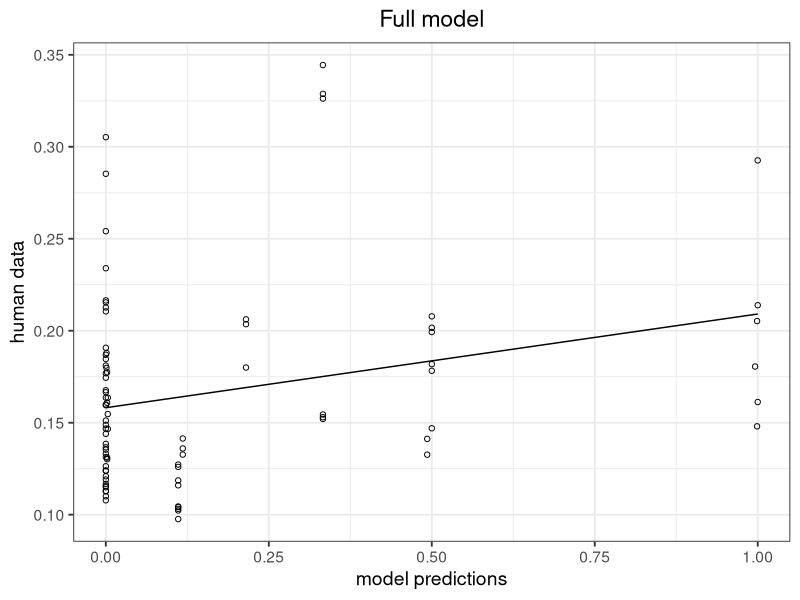
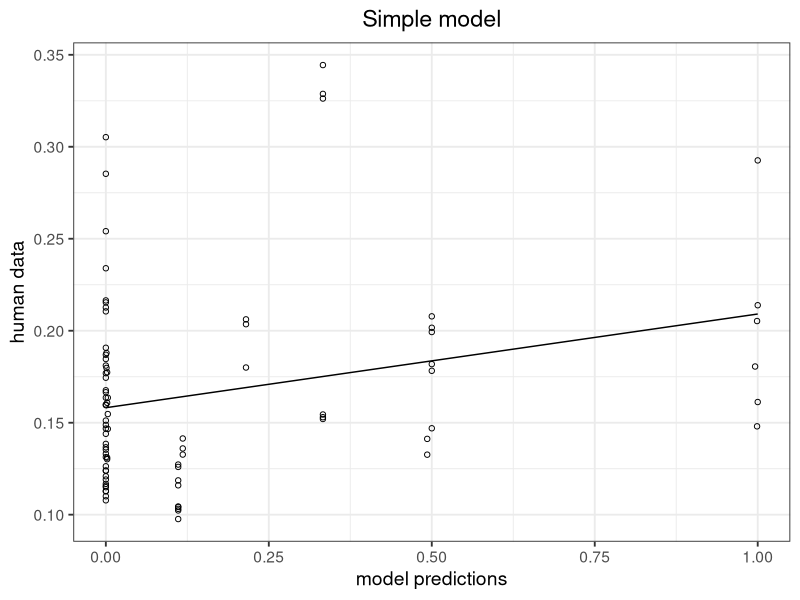
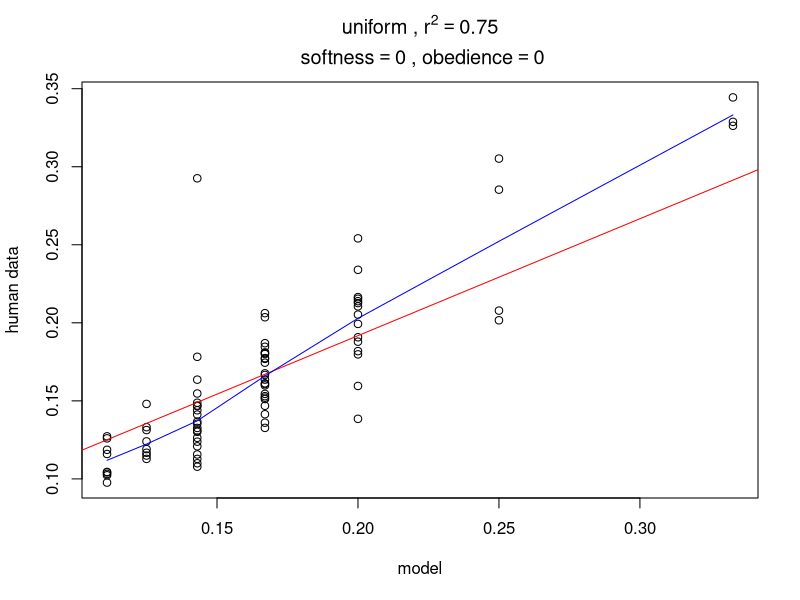
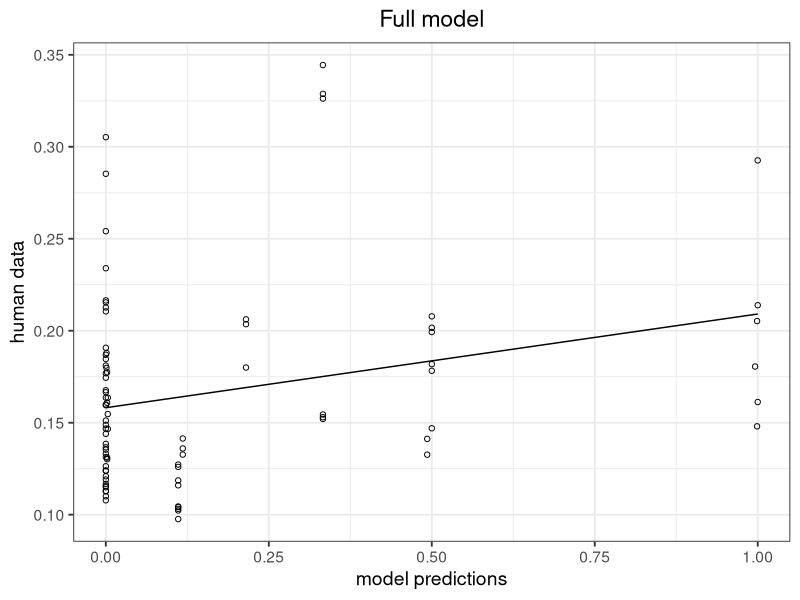
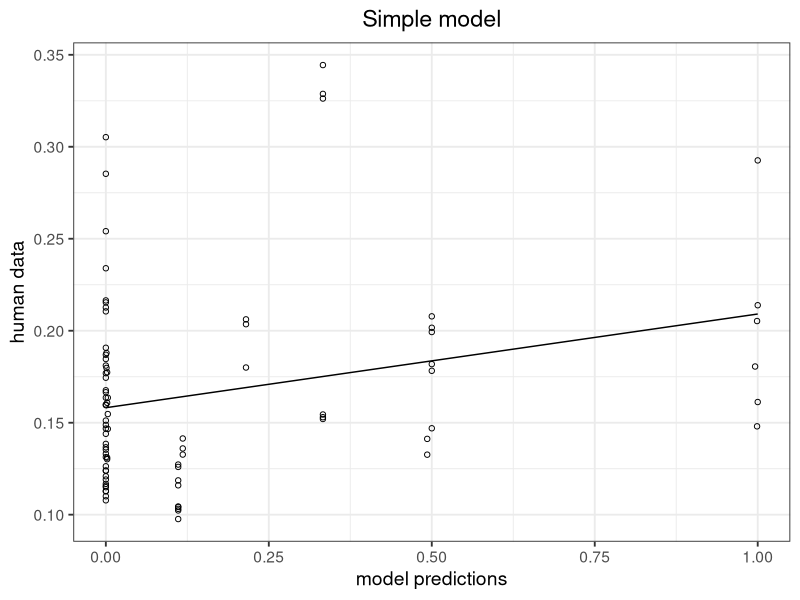
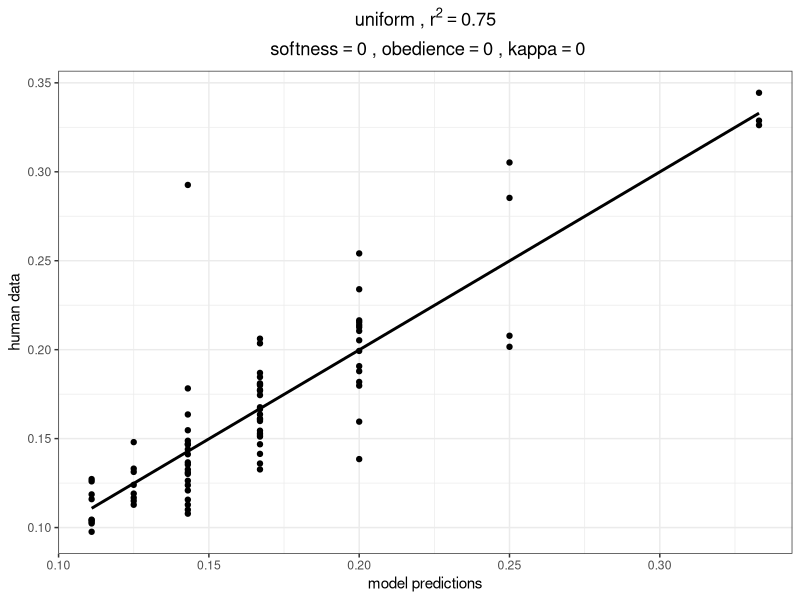

These figures' R source, in order:
library("dplyr")
library("ggplot2")

################################################## X 3 Utterance choice ##################################

# Import full csv table

setwd("~/Documents/GitHub/prior_inference/RSA_2019_08/X3_Plots")

full <- read.csv("for_scatterplots_x3_updated.csv")
head(full)

## See what models we have ##

stats <- full %>%
    group_by(softness,obedience, alpha, cross_validated, kl_factor,type, Nr) %>%
    summarise(n_occur = n())
ordered <- stats[order(stats$Nr),] # Sort the summary table
print.data.frame(ordered)

write.csv(ordered, file = "List_of_models_x3.csv")
##########################################################################################################

# Subset data for plotting. Fill in the template

# plotData <- subset(full, softness ==  & obedience ==  & cross_validated == " " & type == "") # for simple models
# plotData <- subset(full, softness ==  & obedience ==  & alpha == & cross_validated == " " & type == "") # for full models

# Softness, obedience, and alpha are numeric
# Cross_validated can be "yes" or "no"
# Type can be "simpleRSA" or "fullRSA" or "uniform"
# Nr is model number in the order they are listed in the scatterplot file. 

##########################################################################################################

### Subsets for figures in the paper. Pick one plotData subset, then run the define variables part
### Then generate the plot either with ggplot or a simple plot

# for m1
plotData <- subset(full, softness == 0 & obedience == 0 & 
                        kl_factor == 1 &
                          cross_validated == "no" & type == "fullRSA" & 
                          alpha == 1) 


r2 <- round((summary(lm(plotData$model~plotData$workerData))$r.squared), digits = 4)
softness <- unique(as.character(plotData$softness))
obedience <- unique(as.character(plotData$obedience))
type <- unique(as.character(plotData$type))
nr <- plotData$Nr[1]


figure <- ggplot(plotData, aes(x = model, y = workerData)) +
  geom_point(shape = 1) +
  stat_smooth(method = "lm",
              col = "black",
              se = FALSE,
              size = .5) +
  theme_bw(base_size = 14) +
  labs(title = "Full model")+
  #  labs(title = bquote(atop
  #                     (.(type) ~"," ~ r^2 == .(r2),
  #                       ~ "softness" == .(softness) ~ "," ~ "obedience" == .(obedience)
  #                     )))+
  ylab("human data")+
  xlab("model predictions") +
  theme(plot.title = element_text(hjust = 0.5))
print(figure)
ggsave(figure, height = 3, width = 3, units = "in", filename = paste("x3_m", nr,".pdf", sep=""))

model <- lm(formula = plotData$model~plotData$workerData)
summary(model)
confint(model)


# for m6
plotData <- subset(full, softness == "individually_opt" & obedience == "individually_opt" & 
                     kl_factor == "individually_opt" &
                     cross_validated == "no" & type == "fullRSA" & 
                     alpha == 1) 

# for m4
plotData <- subset(full, softness == 0 & obedience == "individually_opt" & 
                     kl_factor == "individually_opt" &
                     cross_validated == "no" & type == "fullRSA" & 
                     alpha == 1) 

# for m2
plotData <- subset(full, softness == "individually_opt" & obedience == 0 & 
                     kl_factor == 1 &
                     cross_validated == "no" & type == "fullRSA" & 
                     alpha == 1) 
# for m7
# Shortcut to do subsets. List_of_models_x3.csv says which model is which

plotData <- subset(full, Nr == 7)

r2 <- round((summary(lm(plotData$model~plotData$workerData))$r.squared), digits = 4)
softness <- unique(as.character(plotData$softness))
obedience <- unique(as.character(plotData$obedience))
type <- unique(as.character(plotData$type))
nr <- plotData$Nr[1]


figure <- ggplot(plotData, aes(x = model, y = workerData)) +
  geom_point(shape = 1) +
  stat_smooth(method = "lm",
              col = "black",
              se = FALSE,
              size = .5) +
  theme_bw(base_size = 14) +
  labs(title = "Simple model")+
  #  labs(title = bquote(atop
  #                     (.(type) ~"," ~ r^2 == .(r2),
  #                       ~ "softness" == .(softness) ~ "," ~ "obedience" == .(obedience)
  #                     )))+
  ylab("human data")+
  xlab("model predictions") +
  theme(plot.title = element_text(hjust = 0.5))
print(figure)
ggsave(figure, height = 3, width = 3, units = "in", filename = paste("x3_m", nr,".pdf", sep=""))

model <- lm(formula = plotData$model~plotData$workerData)
summary(model)
confint(model)


# for m9
plotData <- subset(full, Nr == 9) 

# for m10
plotData <- subset(full, Nr == 10)

# for m11
plotData <- subset(full, Nr == 11)

# for m13
plotData <- subset(full, Nr == 13)

# for m14
plotData <- subset(full, Nr == 14)

plotData <- subset(full, Nr == 15)

plotData <- subset(full, Nr == 20)

# Define variables to pass to plot title and ggsave

r2 <- round((summary(lm(plotData$model~plotData$workerData))$r.squared), digits = 2)
#ci <- round((confint(lm(plotData$model~plotData$workerData))), digits = 2)
#ci <- ci[c(2,4)]
softness <- unique(as.character(plotData$softness))
obedience <- unique(as.character(plotData$obedience))
type <- unique(as.character(plotData$type))
kl_factor <- unique(as.character(plotData$kl_factor))
nr <- plotData$Nr[1]


## Scatterplot with ggplot2 ##
# Contains a title with parameter values for now ##

figure <- ggplot(plotData, aes(x = model, y = workerData)) +
  geom_point() +
  stat_smooth(method = "lm",
              col = "black",
              se = FALSE,
              size = 1) +
  theme_bw() +
  labs(title = bquote(atop
                     (.(type) ~"," ~ r^2 == .(r2),
                       ~ "softness" == .(softness) ~ "," ~ "obedience" == .(obedience) ~ ","
                       ~ "kappa" == .(kl_factor)
                     )))+
  ylab("human data")+
  xlab("model predictions") +
  theme(plot.title = element_text(hjust = 0.5))
#print(figure)
ggsave(figure, filename = paste("x3_m", nr,".pdf", sep=""),width = 7, height = 7, units = "in")


## Simple plot works a little faster to look up r2 values ##

model <- lm(formula = plotData$model~plotData$workerData)
summary(model)
confint(model)

plot(plotData$model, plotData$workerData, xlab = "model", ylab = "human data")
abline(lm(formula = plotData$model~plotData$workerData), col="red") # regression line (y~x)
lines(lowess(plotData$model,plotData$workerData), col="blue") # lowess line (x,y)

title(main = bquote(atop
      (.(type) ~"," ~ r^2 == .(r2),
        ~ "softness" == .(softness) ~ "," ~ "obedience" == .(obedience)
        )))

#########################################################################################################


